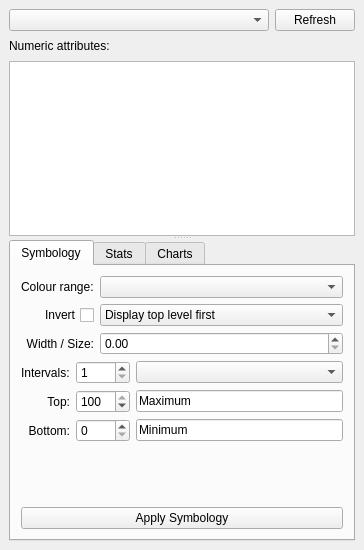
<?xml version="1.0" encoding="UTF-8"?>
<!--
SPDX-FileCopyrightText: 2015 Jorge Gil <jorge.gil@ucl.ac.uk>
SPDX-FileCopyrightText: 2015 UCL
SPDX-FileCopyrightText: 2020 Petros Koutsolampros <p.koutsolampros@spacesyntax.com>
SPDX-FileCopyrightText: 2020 Space Syntax Ltd.

SPDX-License-Identifier: GPL-2.0-or-later
-->
<ui version="4.0">
 <class>ExplorerDialog</class>
 <widget class="QDockWidget" name="ExplorerDialog">
  <property name="geometry">
   <rect>
    <x>0</x>
    <y>0</y>
    <width>364</width>
    <height>550</height>
   </rect>
  </property>
  <property name="minimumSize">
   <size>
    <width>364</width>
    <height>550</height>
   </size>
  </property>
  <property name="windowTitle">
   <string>Attributes Explorer</string>
  </property>
  <widget class="QWidget" name="explorerLayout">
   <layout class="QVBoxLayout" name="verticalLayout">
    <item>
     <widget class="QSplitter" name="splitter">
      <property name="orientation">
       <enum>Qt::Vertical</enum>
      </property>
      <widget class="QWidget" name="layoutWidget">
       <layout class="QVBoxLayout" name="attributesLayout" stretch="1,1,10">
        <item>
         <layout class="QHBoxLayout" name="layersLayout" stretch="5,0">
          <item>
           <widget class="QComboBox" name="layerCombo"/>
          </item>
          <item>
           <widget class="QPushButton" name="layerRefreshButton">
            <property name="text">
             <string>Refresh</string>
            </property>
           </widget>
          </item>
         </layout>
        </item>
        <item>
         <widget class="QLabel" name="attributesLabel">
          <property name="text">
           <string>Numeric attributes:</string>
          </property>
         </widget>
        </item>
        <item>
         <widget class="QListWidget" name="attributesList">
          <property name="selectionMode">
           <enum>QAbstractItemView::SingleSelection</enum>
          </property>
         </widget>
        </item>
       </layout>
      </widget>
      <widget class="QTabWidget" name="explorerTabs">
       <property name="currentIndex">
        <number>0</number>
       </property>
       <widget class="QWidget" name="symbologyTab">
        <attribute name="title">
         <string>Symbology</string>
        </attribute>
        <layout class="QVBoxLayout" name="verticalLayout_2" stretch="0,0,0,0">
         <property name="spacing">
          <number>-1</number>
         </property>
         <property name="sizeConstraint">
          <enum>QLayout::SetDefaultConstraint</enum>
         </property>
         <property name="margin">
          <number>10</number>
         </property>
         <item>
          <layout class="QGridLayout" name="coloursLayout" columnstretch="0,1">
           <property name="rightMargin">
            <number>0</number>
           </property>
           <item row="0" column="1">
            <widget class="QComboBox" name="colourRangeCombo"/>
           </item>
           <item row="0" column="0">
            <widget class="QLabel" name="colourRangeLabel">
             <property name="text">
              <string>Colour range:</string>
             </property>
            </widget>
           </item>
           <item row="2" column="0">
            <widget class="QLabel" name="lineWidthLabel">
             <property name="text">
              <string>Width / Size:</string>
             </property>
             <property name="alignment">
              <set>Qt::AlignRight|Qt::AlignTrailing|Qt::AlignVCenter</set>
             </property>
            </widget>
           </item>
           <item row="2" column="1">
            <widget class="QDoubleSpinBox" name="lineWidthSpin">
             <property name="prefix">
              <string/>
             </property>
             <property name="maximum">
              <double>10.000000000000000</double>
             </property>
             <property name="singleStep">
              <double>0.250000000000000</double>
             </property>
            </widget>
           </item>
           <item row="1" column="1">
            <widget class="QComboBox" name="displayOrderCombo">
             <property name="enabled">
              <bool>true</bool>
             </property>
             <property name="frame">
              <bool>true</bool>
             </property>
             <item>
              <property name="text">
               <string>Display top level first</string>
              </property>
             </item>
             <item>
              <property name="text">
               <string>Display bottom level first</string>
              </property>
             </item>
            </widget>
           </item>
           <item row="1" column="0">
            <widget class="QCheckBox" name="invertColourCheck">
             <property name="layoutDirection">
              <enum>Qt::RightToLeft</enum>
             </property>
             <property name="text">
              <string>Invert</string>
             </property>
            </widget>
           </item>
          </layout>
         </item>
         <item>
          <layout class="QGridLayout" name="intervalsLayout" columnstretch="0,0,1">
           <item row="0" column="0">
            <widget class="QLabel" name="intervalLabel">
             <property name="text">
              <string>Intervals:</string>
             </property>
            </widget>
           </item>
           <item row="0" column="2">
            <widget class="QComboBox" name="intervalTypeCombo"/>
           </item>
           <item row="1" column="0">
            <widget class="QLabel" name="topLimitLabel">
             <property name="layoutDirection">
              <enum>Qt::LeftToRight</enum>
             </property>
             <property name="lineWidth">
              <number>0</number>
             </property>
             <property name="text">
              <string>Top:</string>
             </property>
             <property name="alignment">
              <set>Qt::AlignRight|Qt::AlignTrailing|Qt::AlignVCenter</set>
             </property>
            </widget>
           </item>
           <item row="1" column="2">
            <widget class="QLineEdit" name="topLimitText">
             <property name="text">
              <string>Maximum</string>
             </property>
            </widget>
           </item>
           <item row="2" column="0">
            <widget class="QLabel" name="bottomLimitLabel">
             <property name="text">
              <string>Bottom:</string>
             </property>
             <property name="alignment">
              <set>Qt::AlignRight|Qt::AlignTrailing|Qt::AlignVCenter</set>
             </property>
            </widget>
           </item>
           <item row="2" column="1">
            <widget class="QSpinBox" name="bottomLimitSpin">
             <property name="specialValueText">
              <string/>
             </property>
             <property name="prefix">
              <string/>
             </property>
             <property name="maximum">
              <number>100</number>
             </property>
            </widget>
           </item>
           <item row="2" column="2">
            <widget class="QLineEdit" name="bottomLimitText">
             <property name="text">
              <string>Minimum</string>
             </property>
            </widget>
           </item>
           <item row="1" column="1">
            <widget class="QSpinBox" name="topLimitSpin">
             <property name="maximum">
              <number>100</number>
             </property>
             <property name="value">
              <number>100</number>
             </property>
            </widget>
           </item>
           <item row="0" column="1">
            <widget class="QSpinBox" name="intervalSpin">
             <property name="minimum">
              <number>1</number>
             </property>
             <property name="maximum">
              <number>1024</number>
             </property>
            </widget>
           </item>
          </layout>
         </item>
         <item>
          <spacer name="verticalSpacer_2">
           <property name="orientation">
            <enum>Qt::Vertical</enum>
           </property>
           <property name="sizeHint" stdset="0">
            <size>
             <width>20</width>
             <height>40</height>
            </size>
           </property>
          </spacer>
         </item>
         <item>
          <widget class="QPushButton" name="symbologyApplyButton">
           <property name="text">
            <string>Apply Symbology</string>
           </property>
          </widget>
         </item>
        </layout>
       </widget>
       <widget class="QWidget" name="statsTab">
        <attribute name="title">
         <string>Stats</string>
        </attribute>
        <layout class="QVBoxLayout" name="verticalLayout_3" stretch="4,0">
         <property name="margin">
          <number>10</number>
         </property>
         <item>
          <widget class="QTableWidget" name="statisticsTable">
           <property name="lineWidth">
            <number>1</number>
           </property>
           <property name="horizontalScrollBarPolicy">
            <enum>Qt::ScrollBarAlwaysOff</enum>
           </property>
           <property name="autoScroll">
            <bool>true</bool>
           </property>
           <property name="alternatingRowColors">
            <bool>true</bool>
           </property>
           <property name="selectionMode">
            <enum>QAbstractItemView::NoSelection</enum>
           </property>
           <property name="selectionBehavior">
            <enum>QAbstractItemView::SelectRows</enum>
           </property>
           <property name="gridStyle">
            <enum>Qt::NoPen</enum>
           </property>
           <property name="rowCount">
            <number>0</number>
           </property>
           <property name="columnCount">
            <number>3</number>
           </property>
           <attribute name="horizontalHeaderStretchLastSection">
            <bool>true</bool>
           </attribute>
           <attribute name="verticalHeaderVisible">
            <bool>false</bool>
           </attribute>
           <column>
            <property name="text">
             <string>Statistic</string>
            </property>
           </column>
           <column>
            <property name="text">
             <string>Value</string>
            </property>
           </column>
           <column>
            <property name="text">
             <string>Selection</string>
            </property>
           </column>
          </widget>
         </item>
         <item>
          <widget class="QProgressBar" name="statisticsProgressBar">
           <property name="value">
            <number>24</number>
           </property>
          </widget>
         </item>
        </layout>
       </widget>
       <widget class="QWidget" name="chartsTab">
        <attribute name="title">
         <string>Charts</string>
        </attribute>
        <layout class="QVBoxLayout" name="verticalLayout_4" stretch="4,0">
         <property name="margin">
          <number>10</number>
         </property>
         <item>
          <layout class="QHBoxLayout" name="chartsLayout" stretch="0">
           <item>
            <layout class="QVBoxLayout" name="chartToolsLayout" stretch="0,3,0">
             <item>
              <layout class="QVBoxLayout" name="chartSetupLayout">
               <item>
                <widget class="QRadioButton" name="histogramCheck">
                 <property name="text">
                  <string>Histogram</string>
                 </property>
                </widget>
               </item>
               <item>
                <widget class="QRadioButton" name="scatterplotCheck">
                 <property name="text">
                  <string>Scatter plot</string>
                 </property>
                </widget>
               </item>
               <item>
                <widget class="QLabel" name="yaxisLabel">
                 <property name="text">
                  <string>Y axis:</string>
                 </property>
                </widget>
               </item>
               <item>
                <widget class="QComboBox" name="yaxisCombo">
                 <property name="sizePolicy">
                  <sizepolicy hsizetype="MinimumExpanding" vsizetype="Fixed">
                   <horstretch>0</horstretch>
                   <verstretch>0</verstretch>
                  </sizepolicy>
                 </property>
                 <property name="toolTip">
                  <string>Select y axis attribute of scatter plot.</string>
                 </property>
                 <property name="sizeAdjustPolicy">
                  <enum>QComboBox::AdjustToMinimumContentsLength</enum>
                 </property>
                </widget>
               </item>
               <item>
                <widget class="QLabel" name="rLabel">
                 <property name="text">
                  <string>r: </string>
                 </property>
                 <property name="textInteractionFlags">
                  <set>Qt::LinksAccessibleByMouse|Qt::TextSelectableByMouse</set>
                 </property>
                </widget>
               </item>
               <item>
                <widget class="QLabel" name="pLabel">
                 <property name="text">
                  <string>p: </string>
                 </property>
                 <property name="textInteractionFlags">
                  <set>Qt::LinksAccessibleByMouse|Qt::TextSelectableByMouse</set>
                 </property>
                </widget>
               </item>
               <item>
                <widget class="QLabel" name="r2Label">
                 <property name="text">
                  <string>r2: </string>
                 </property>
                 <property name="textInteractionFlags">
                  <set>Qt::LinksAccessibleByMouse|Qt::TextSelectableByMouse</set>
                 </property>
                </widget>
               </item>
               <item>
                <widget class="QLabel" name="lineLabel">
                 <property name="text">
                  <string>f(x): </string>
                 </property>
                 <property name="wordWrap">
                  <bool>true</bool>
                 </property>
                 <property name="textInteractionFlags">
                  <set>Qt::LinksAccessibleByMouse|Qt::TextSelectableByMouse</set>
                 </property>
                </widget>
               </item>
              </layout>
             </item>
             <item>
              <spacer name="verticalSpacer">
               <property name="orientation">
                <enum>Qt::Vertical</enum>
               </property>
               <property name="sizeHint" stdset="0">
                <size>
                 <width>20</width>
                 <height>40</height>
                </size>
               </property>
              </spacer>
             </item>
             <item>
              <widget class="QCheckBox" name="lineCheck">
               <property name="text">
                <string>Regression line</string>
               </property>
               <property name="checked">
                <bool>true</bool>
               </property>
              </widget>
             </item>
            </layout>
           </item>
          </layout>
         </item>
         <item>
          <widget class="QProgressBar" name="chartsProgressBar">
           <property name="value">
            <number>24</number>
           </property>
          </widget>
         </item>
        </layout>
       </widget>
      </widget>
     </widget>
    </item>
   </layout>
  </widget>
 </widget>
 <connections/>
</ui>
